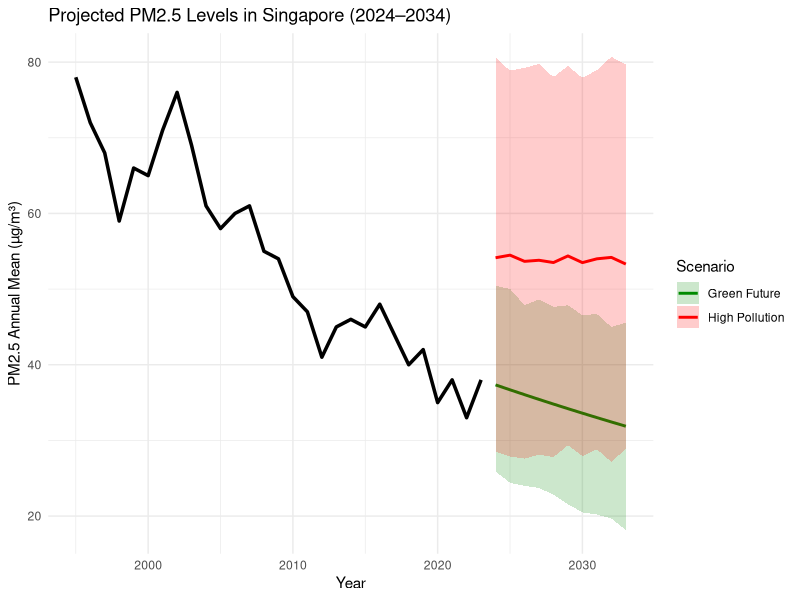
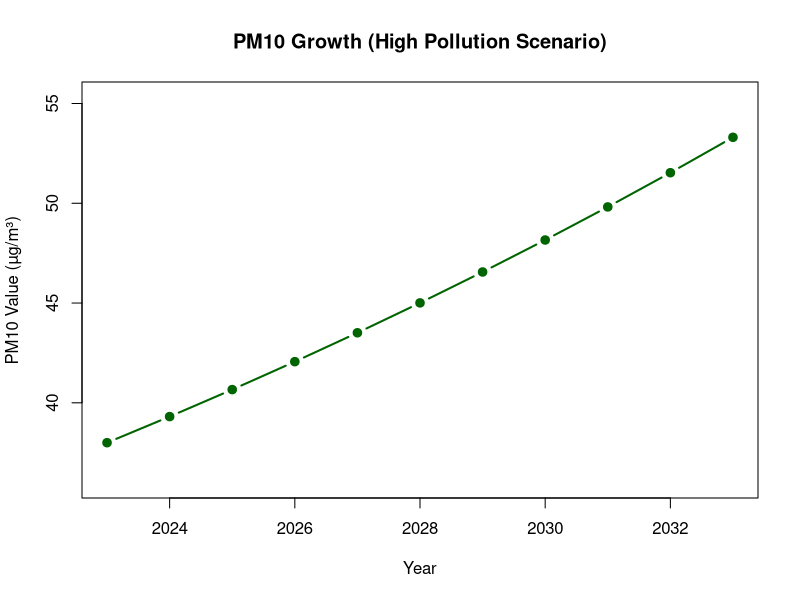
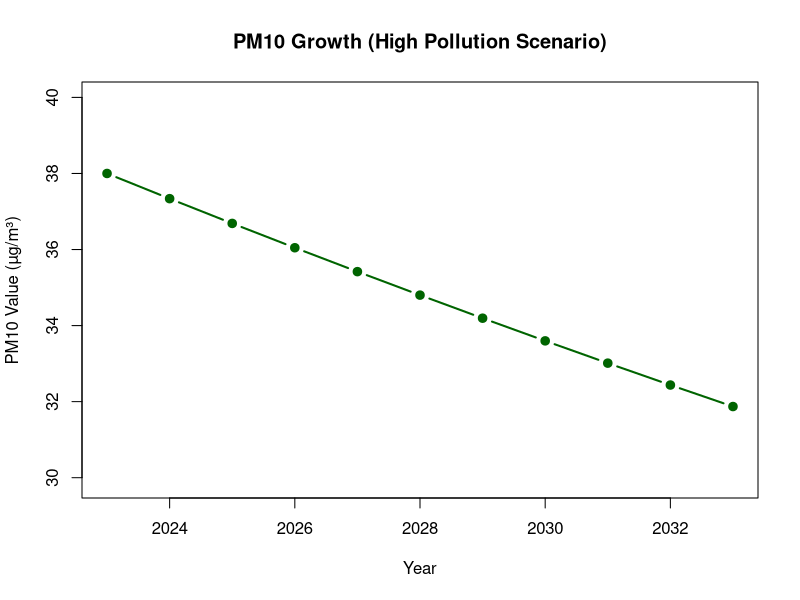
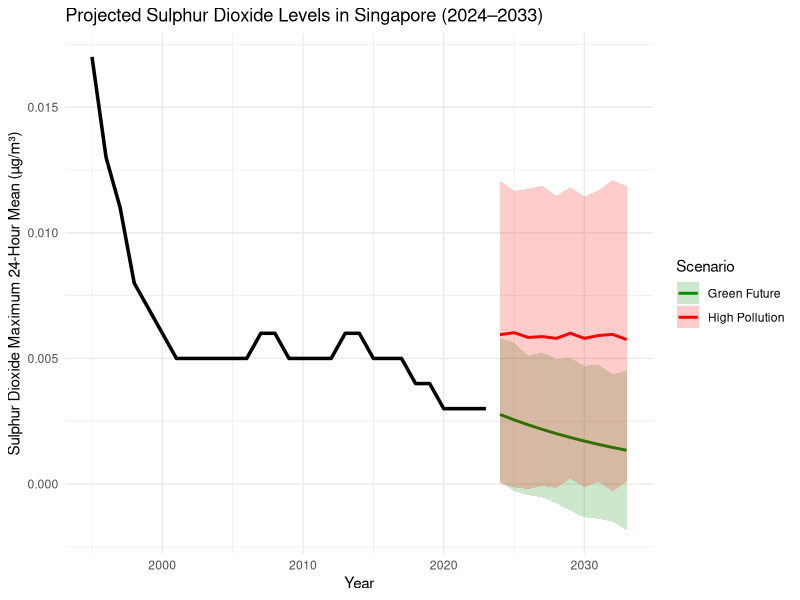
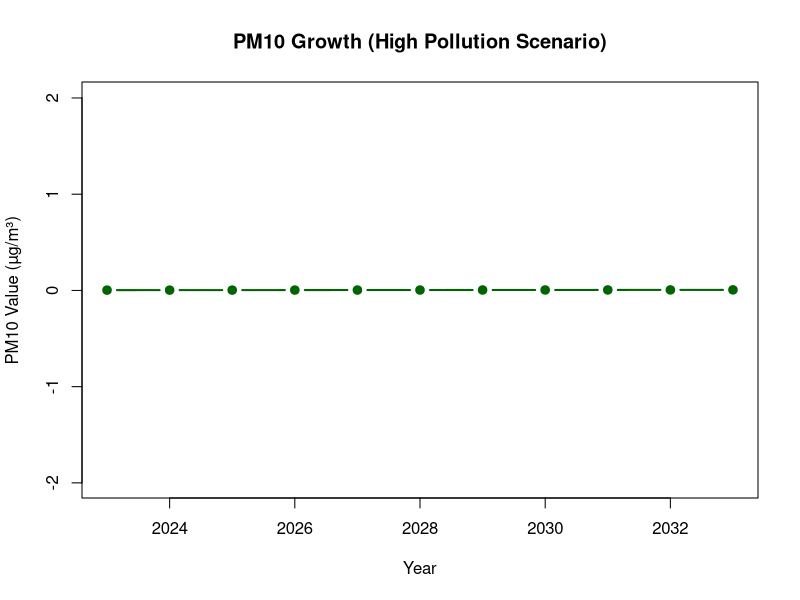
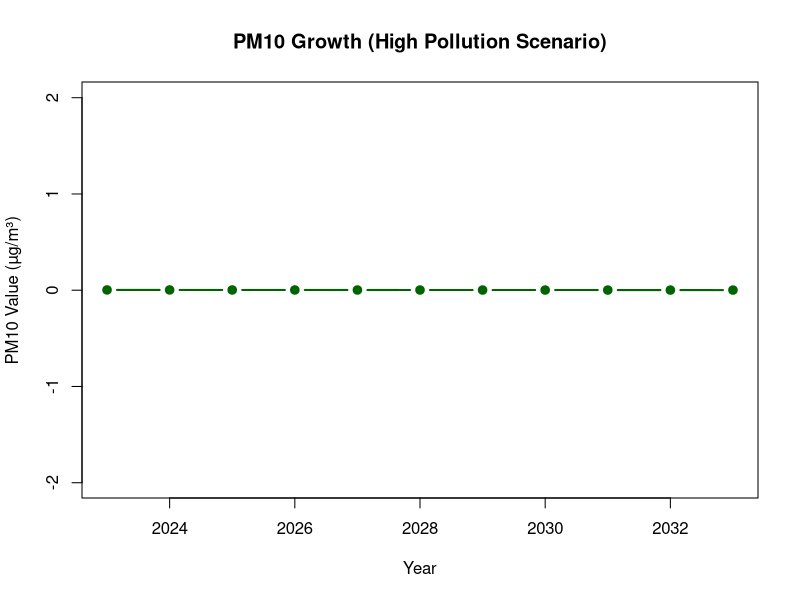
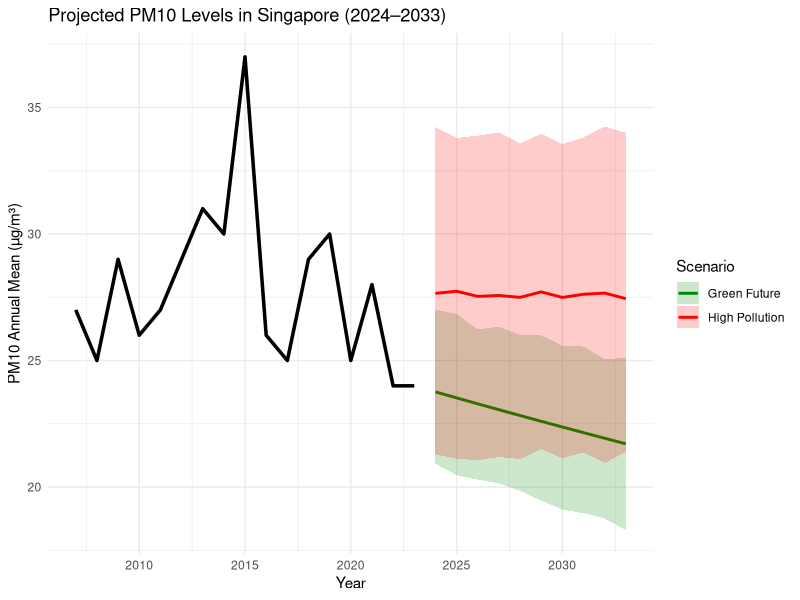
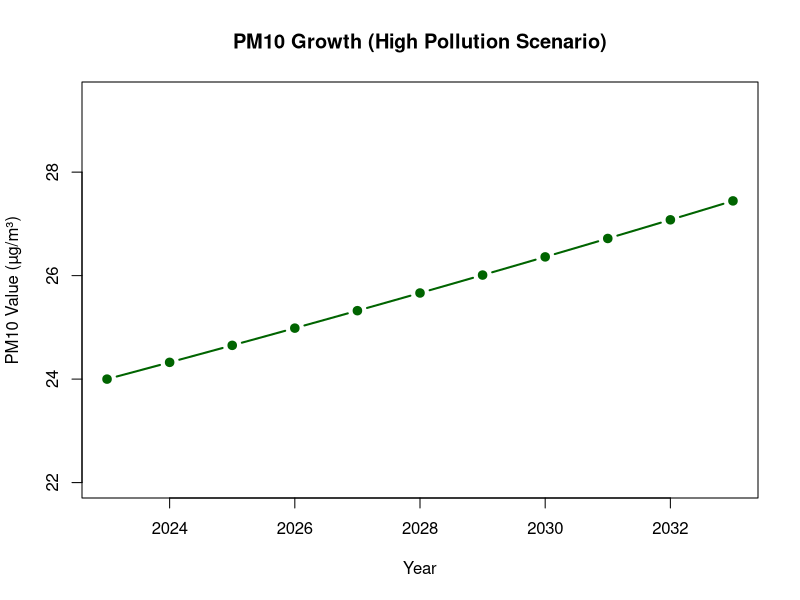

R code for these plots, in order:
#1 Historical PM2.5 data
pm25 <- c(78, 72, 68, 59, 66, 65, 71, 76, 69, 61, 58, 60, 61, 55, 54, 49, 47, 41, 45, 46, 45, 48, 44, 40, 42, 35, 38, 33, 38)
years <- 1995:2023

# Create data frame
historical <- data.frame(Year = years, PM2.5 = pm25)

# Simulation parameters
n_years <- 10
n_sim <- 1000

mean_val <- mean(pm25)
sd_val <- sd(pm25)

# High Pollution Scenario
set.seed(123)
high_pollution_sim <- matrix(rnorm(n_years * n_sim, mean = mean_val, sd = sd_val), ncol = n_years)
high_pollution_mean <- apply(high_pollution_sim, 2, mean)
high_pollution_ci <- apply(high_pollution_sim, 2, quantile, probs = c(0.025, 0.975))

# Green Future Scenario with 2.1% annual reduction
base_pm25 <- tail(pm25, 1)
reduction_rate <- 0.41
x <- (1 - reduction_rate)^(1/30)
reduction_per_year = 1-x
reduction_rate = reduction_per_year
green_future_mean <- base_pm25 * (1 - reduction_rate)^(1:n_years)

# Smaller sd for Green Future
green_sd <- sd_val / 2

# Simulate year-by-year using mapply for varying means
set.seed(456)
green_future_sim <- sapply(green_future_mean, function(mu) rnorm(n_sim, mean = mu, sd = green_sd))
green_future_ci <- apply(green_future_sim, 2, quantile, probs = c(0.025, 0.975))

# Combine into data frame
future_years <- 2024:2033  # Total of 10 years
sim_df <- data.frame(
  Year = rep(future_years, 2),
  Scenario = rep(c("High Pollution", "Green Future"), each = n_years),
  Mean = c(high_pollution_mean, green_future_mean),
  Lower = c(high_pollution_ci[1,], green_future_ci[1,]),
  Upper = c(high_pollution_ci[2,], green_future_ci[2,])
)


# Plot
library(ggplot2)

ggplot() +
  geom_line(data = historical, aes(x = Year, y = PM2.5), color = "black", size = 1.2) +
  geom_line(data = sim_df, aes(x = Year, y = Mean, color = Scenario), size = 1) +
  geom_ribbon(data = sim_df, aes(x = Year, ymin = Lower, ymax = Upper, fill = Scenario), alpha = 0.2) +
  scale_color_manual(values = c("High Pollution" = "red", "Green Future" = "green4")) +
  scale_fill_manual(values = c("High Pollution" = "red", "Green Future" = "green4")) +
  labs(title = "Projected PM2.5 Levels in Singapore (2024–2034)",
       y = "PM2.5 Annual Mean (µg/m³)",
       x = "Year") +
  theme_minimal()

#High pollution
# Given values
P <- 38          # Initial value in 2023
FV <- 53.30504  # Final value in 2033
n <- 10          # Number of years

# Calculate compound annual growth rate
i <- (FV / P)^(1 / n) - 1

# Generate yearly values
years <- 2023:(2023 + n)
values <- P * (1 + i)^(0:n)

# Print results
cat("Compound annual growth rate (i):", round(i * 100, 4), "%\n")
cat("1-year change (2023-2024):", round(values[2] - values[1], 4), "\n")
cat("10-year change:", round(values[11] - values[1], 4), "\n")

# Plot
plot(years, values, type = "b", pch = 19, col = "darkgreen", lwd = 2,
     main = "PM10 Growth (High Pollution Scenario)",
     xlab = "Year", ylab = "PM10 Value (µg/m³)",
     ylim = c(min(values) - 2, max(values) + 2))

#green
# Given values
P <- 38          # Initial value in 2023
FV <- 31.87138  # Final value in 2033
n <- 10          # Number of years

# Calculate compound annual growth rate
i <- (FV / P)^(1 / n) - 1

# Generate yearly values
years <- 2023:(2023 + n)
values <- P * (1 + i)^(0:n)

# Print results
cat("Compound annual growth rate (i):", round(i * 100, 4), "%\n")
cat("1-year change (2023-2024):", round(values[2] - values[1], 4), "\n")
cat("10-year change:", round(values[11] - values[1], 4), "\n")

# Plot
plot(years, values, type = "b", pch = 19, col = "darkgreen", lwd = 2,
     main = "PM10 Growth (High Pollution Scenario)",
     xlab = "Year", ylab = "PM10 Value (µg/m³)",
     ylim = c(min(values) - 2, max(values) + 2))

#---------------------------------------------------------------------------------------
#2 Historical sulphur data
sulphur <- c(0.017, 0.013, 0.011, 0.008, 0.007, 0.006, 0.005, 0.005, 0.005, 0.005, 0.005, 0.005, 0.006, 0.006, 0.005, 0.005, 0.005, 0.005, 0.006, 0.006, 0.005, 0.005, 0.005, 0.004, 0.004, 0.003, 0.003, 0.003, 0.003)

years <- 1995:2023

# Create data frame
historical <- data.frame(Year = years, sulphur = sulphur)
mean_val <- mean(sulphur)
sd_val <- sd(sulphur)

# Simulation parameters
n_years <- 10
n_sim <- 1000

# High Pollution Scenario
set.seed(123)
high_pollution_sim <- matrix(rnorm(n_years * n_sim, mean = mean_val, sd = sd_val), ncol = n_years)
high_pollution_mean <- apply(high_pollution_sim, 2, mean)
high_pollution_ci <- apply(high_pollution_sim, 2, quantile, probs = c(0.025, 0.975))

# Green Future Scenario with 91% cumulative reduction over 10 years
base_val <- tail(sulphur, 1)
reduction_rate <- 0.91
x <- (1 - reduction_rate)^(1/30)
reduction_per_year = 1-x
reduction_rate = reduction_per_year
green_future_mean <- base_val * (1 - reduction_rate)^(1:n_years)

# Smaller sd for Green Future
sd_val <- sd(sulphur)
green_sd <- sd_val / 2

# Simulate year-by-year using mapply for varying means
set.seed(456)
green_future_sim <- sapply(green_future_mean, function(mu) rnorm(n_sim, mean = mu, sd = green_sd))
green_future_ci <- apply(green_future_sim, 2, quantile, probs = c(0.025, 0.975))

# Combine into data frame
future_years <- 2024:2033
sim_df <- data.frame(
  Year = rep(future_years, 2),
  Scenario = rep(c("High Pollution", "Green Future"), each = n_years),
  Mean = c(high_pollution_mean, green_future_mean),
  Lower = c(high_pollution_ci[1,], green_future_ci[1,]),
  Upper = c(high_pollution_ci[2,], green_future_ci[2,])
)

# Plot
library(ggplot2)

ggplot() +
  geom_line(data = historical, aes(x = Year, y = sulphur), color = "black", size = 1.2) +
  geom_line(data = sim_df, aes(x = Year, y = Mean, color = Scenario), size = 1) +
  geom_ribbon(data = sim_df, aes(x = Year, ymin = Lower, ymax = Upper, fill = Scenario), alpha = 0.2) +
  scale_color_manual(values = c("High Pollution" = "red", "Green Future" = "green4")) +
  scale_fill_manual(values = c("High Pollution" = "red", "Green Future" = "green4")) +
  labs(title = "Projected Sulphur Dioxide Levels in Singapore (2024–2033)",
       y = "Sulphur Dioxide Maximum 24-Hour Mean (µg/m³)",
       x = "Year") +
  theme_minimal()

#High pollution
# Given values
P <- 0.003          # Initial value in 2023
FV <-  0.005751697  # Final value in 2033
n <- 10          # Number of years

# Calculate compound annual growth rate
i <- (FV / P)^(1 / n) - 1

# Generate yearly values
years <- 2023:(2023 + n)
values <- P * (1 + i)^(0:n)

# Print results
cat("Compound annual growth rate (i):", round(i * 100, 4), "%\n")
cat("1-year change (2023-2024):", round(values[2] - values[1], 4), "\n")
cat("10-year change:", round(values[11] - values[1], 4), "\n")

# Plot
plot(years, values, type = "b", pch = 19, col = "darkgreen", lwd = 2,
     main = "PM10 Growth (High Pollution Scenario)",
     xlab = "Year", ylab = "PM10 Value (µg/m³)",
     ylim = c(min(values) - 2, max(values) + 2))
#green 
# Given values
P <- 0.003         # Initial value in 2023
FV <- 0.001344421 # Final value in 2033
n <- 10          # Number of years

# Calculate compound annual growth rate
i <- (FV / P)^(1 / n) - 1

# Generate yearly values
years <- 2023:(2023 + n)
values <- P * (1 + i)^(0:n)

# Print results
cat("Compound annual growth rate (i):", round(i * 100, 4), "%\n")
cat("1-year change (2023-2024):", round(values[2] - values[1], 4), "\n")
cat("10-year change:", round(values[11] - values[1], 4), "\n")

# Plot
plot(years, values, type = "b", pch = 19, col = "darkgreen", lwd = 2,
     main = "PM10 Growth (High Pollution Scenario)",
     xlab = "Year", ylab = "PM10 Value (µg/m³)",
     ylim = c(min(values) - 2, max(values) + 2))
#-----------------------------------------------------------------------------------------
#3 Historical PM10 data
my_data <- c(24, 24, 28, 25, 30, 29, 25, 26, 37, 30, 31, 29, 27, 26, 29, 25, 27)

PM10 <- rev(my_data)

years <- 2007:2023

# Create data frame
historical <- data.frame(Year = years, PM10=PM10)

# Simulation parameters
n_years <- 10
n_sim <- 1000

latest_val <- tail(PM10, 1)
mean_val <- latest_val * 1.15  # High pollution: 15% increase
sd_val <- sd(PM10)

# High Pollution Scenario
set.seed(123)
high_pollution_sim <- matrix(rnorm(n_years * n_sim, mean = mean_val, sd = sd_val), ncol = n_years)
high_pollution_mean <- apply(high_pollution_sim, 2, mean)
high_pollution_ci <- apply(high_pollution_sim, 2, quantile, probs = c(0.025, 0.975))

# Green Future Scenario with 26% total reduction over 10 years
reduction_rate <- 0.26
x <- (1 - reduction_rate)^(1/30)
reduction_per_year = 1-x
reduction_rate = reduction_per_year
green_future_mean <- latest_val * (1 - reduction_rate)^(1:n_years)
green_sd <- sd_val / 2

set.seed(456)
green_future_sim <- sapply(green_future_mean, function(mu) rnorm(n_sim, mean = mu, sd = green_sd))
green_future_ci <- apply(green_future_sim, 2, quantile, probs = c(0.025, 0.975))

# Combine into data frame
future_years <- 2024:2033
sim_df <- data.frame(
  Year = rep(future_years, 2),
  Scenario = rep(c("High Pollution", "Green Future"), each = n_years),
  Mean = c(high_pollution_mean, green_future_mean),
  Lower = c(high_pollution_ci[1,], green_future_ci[1,]),
  Upper = c(high_pollution_ci[2,], green_future_ci[2,])
)

# Plot
library(ggplot2)

ggplot() +
  geom_line(data = historical, aes(x = Year, y = PM10), color = "black", size = 1.2) +
  geom_line(data = sim_df, aes(x = Year, y = Mean, color = Scenario), size = 1) +
  geom_ribbon(data = sim_df, aes(x = Year, ymin = Lower, ymax = Upper, fill = Scenario), alpha = 0.2) +
  scale_color_manual(values = c("High Pollution" = "red", "Green Future" = "green4")) +
  scale_fill_manual(values = c("High Pollution" = "red", "Green Future" = "green4")) +
  labs(title = "Projected PM10 Levels in Singapore (2024–2033)",
       y = "PM10 Annual Mean (µg/m³)",
       x = "Year") +
  theme_minimal()
# Given values
P <- 24          # Initial value in 2023
FV <- 27.44449   # Final value in 2033
n <- 10          # Number of years

# Calculate compound annual growth rate
i <- (FV / P)^(1 / n) - 1

# Generate yearly values
years <- 2023:(2023 + n)
values <- P * (1 + i)^(0:n)

# Print results
cat("Compound annual growth rate (i):", round(i * 100, 4), "%\n")
cat("1-year change (2023-2024):", round(values[2] - values[1], 4), "\n")
cat("10-year change:", round(values[11] - values[1], 4), "\n")

# Plot
plot(years, values, type = "b", pch = 19, col = "darkgreen", lwd = 2,
     main = "PM10 Growth (High Pollution Scenario)",
     xlab = "Year", ylab = "PM10 Value (µg/m³)",
     ylim = c(min(values) - 2, max(values) + 2))
#green
P <- 24          # Initial value in 2023
FV <- 21.70810   # Final value in 2033
n <- 10          # Number of years

# Calculate compound annual growth rate
i <- (FV / P)^(1 / n) - 1

# Generate yearly values
years <- 2023:(2023 + n)
values <- P * (1 + i)^(0:n)

# Print results
cat("Compound annual growth rate (i):", round(i * 100, 4), "%\n")
cat("1-year change (2023-2024):", round(values[2] - values[1], 4), "\n")
cat("10-year change:", round(values[11] - values[1], 4), "\n")

# Plot
plot(years, values, type = "b", pch = 19, col = "darkgreen", lwd = 2,
     main = "PM10 Growth (High Pollution Scenario)",
     xlab = "Year", ylab = "PM10 Value (µg/m³)",
     ylim = c(min(values) - 2, max(values) + 2))
#-------------------------------------------------------------------------------------
#4 Historical carbon data
carbon <- c(1.300, 1.200, 1.200, 1.100, 1.100, 1.000, 0.900, 0.700, 0.600, 0.600, 0.600, 0.600, 0.700, 0.600, 0.600, 0.500, 0.600, 0.500, 0.500, 0.500, 0.500, 0.500, 0.500, 0.500, 0.500, 0.500, 0.500, 0.400, 0.500)

years <- 1995:2023

# Create data frame
historical <- data.frame(Year = years, carbon = carbon)

# Simulation parameters
n_years <- 10  # Extending the years to 10
n_sim <- 1000
mean=mean(carbon)
sd=sd(carbon)
# High Pollution Scenario (no change)
set.seed(123)
high_pollution_sim <- matrix(rnorm(n_years * n_sim, mean = mean, sd = sd), ncol = n_years)
high_pollution_mean <- apply(high_pollution_sim, 2, mean)
high_pollution_ci <- apply(high_pollution_sim, 2, quantile, probs = c(0.025, 0.975))

# Green Future Scenario with 73% reduction
base_carbon <- tail(carbon, 1)  # Start with the last observed value


# Apply 73% reduction: keeping 27% of the previous year's value
reduction_rate <- 0.73
x <- (1 - reduction_rate)^(1/30)
reduction_per_year = 1-x
reduction_rate = reduction_per_year
green_future_mean <- base_carbon * (1 - reduction_rate)^(1:n_years)

# Simulate year-by-year for Green Future scenario
set.seed(456)
green_future_sim <- sapply(green_future_mean, function(mu) rnorm(n_sim, mean = mu, sd = 1.5))
green_future_ci <- apply(green_future_sim, 2, quantile, probs = c(0.025, 0.975))

# Combine into data frame for future years
future_years <- 2024:2033  # 10 years in total
sim_df <- data.frame(
  Year = rep(future_years, 2),
  Scenario = rep(c("High Pollution", "Green Future"), each = n_years),
  Mean = c(high_pollution_mean, green_future_mean),
  Lower = c(high_pollution_ci[1,], green_future_ci[1,]),
  Upper = c(high_pollution_ci[2,], green_future_ci[2,])
)

# Plot
library(ggplot2)

ggplot() +
  geom_line(data = historical, aes(x = Year, y = carbon), color = "black", size = 1.2) +
  geom_line(data = sim_df, aes(x = Year, y = Mean, color = Scenario), size = 1) +
  geom_ribbon(data = sim_df, aes(x = Year, ymin = Lower, ymax = Upper, fill = Scenario), alpha = 0.2) +
  scale_color_manual(values = c("High Pollution" = "red", "Green Future" = "green4")) +
  scale_fill_manual(values = c("High Pollution" = "red", "Green Future" = "green4")) +
  labs(title = "Projected Carbon Monoxide Levels in Singapore (2024–2033)",
       y = "Carbon Monoxide (Maximum 8-Hour Mean) Annual Mean (µg/m³)",
       x = "Year") +
  theme_minimal()

#High pollution
# Given values
P <- 0.500  # Initial value in 2023
FV <- 0.6701612   # Final value in 2033
n <- 10  # Number of years

# Calculate compound annual growth rate
i <- (FV / P)^(1 / n) - 1

# Generate yearly values
years <- 2023:(2023 + n)
values <- P * (1 + i)^(0:n)

# Print results
cat("Compound annual growth rate (i):", round(i * 100, 4), "%\n")
cat("1-year change (2023-2024):", round(values[2] - values[1], 4), "\n")
cat("10-year change:", round(values[11] - values[1], 4), "\n")

# Plot
plot(years, values, type = "b", pch = 19, col = "darkgreen", lwd = 2,
     main = "Carbon Monoxide Growth (High pollution)",
     xlab = "Year", ylab = "Value",
     ylim = c(min(values) - 5, max(values) + 5))
#green
# Given values
P <- 0.500  # Initial value in 2023
FV <- 0.3231652  # Final value in 2033
n <- 10  # Number of years

# Calculate compound annual growth rate
i <- (FV / P)^(1 / n) - 1

# Generate yearly values
years <- 2023:(2023 + n)
values <- P * (1 + i)^(0:n)

# Print results
cat("Compound annual growth rate (i):", round(i * 100, 4), "%\n")
cat("1-year change (2023-2024):", round(values[2] - values[1], 4), "\n")
cat("10-year change:", round(values[11] - values[1], 4), "\n")

# Plot
plot(years, values, type = "b", pch = 19, col = "darkgreen", lwd = 2,
     main = "Carbon Monoxide Growth (Green)",
     xlab = "Year", ylab = "Value",
     ylim = c(min(values) - 5, max(values) + 5))
#------------------------------------------------------------------------------------
#5 Historical ozone data
ozone_data <- c(0.013, 0.015, 0.016, 0.017, 0.016, 0.017, 0.015, 0.014, 0.014, 0.014, 0.017, 0.018, 0.018, 0.019, 0.021, 0.019, 0.019, 0.021, 0.022, 0.023, 0.022, 0.024, 0.025, 0.023, 0.025, 0.025, 0.028, 0.029, 0.031)

years <- 1995:2023

# Create data frame
historical <- data.frame(Year = years, Ozone = ozone_data)

# Basic statistics
mean_ozone <- mean(ozone_data)
sd_ozone <- sd(ozone_data)

# Simulation parameters
n_years <- 10
n_sim <- 1000

# High Pollution Scenario (increase mean by 20%, larger spread)
high_pollution_mean_value <- mean_ozone
high_pollution_sd <- sd_ozone

set.seed(123)
high_pollution_sim <- matrix(rnorm(n_years * n_sim, mean = high_pollution_mean_value, sd = high_pollution_sd), ncol = n_years)
high_pollution_mean <- apply(high_pollution_sim, 2, mean)
high_pollution_ci <- apply(high_pollution_sim, 2, quantile, probs = c(0.025, 0.975))

# Green Future Scenario (25% reduction over 10 years using compound decline)
base_ozone <- tail(ozone_data, 1)  # Last known ozone value

reduction_rate <- 0.25
x <- (1 - reduction_rate)^(1/30)
reduction_per_year = 1-x
reduction_rate = reduction_per_year
green_future_mean <- base_ozone * (1 - reduction_rate)^(1:n_years)

# Simulate values around green scenario mean
set.seed(456)
green_future_sim <- sapply(green_future_mean, function(mu) rnorm(n_sim, mean = mu, sd = sd_ozone))
green_future_ci <- apply(green_future_sim, 2, quantile, probs = c(0.025, 0.975))

# Combine into one data frame
future_years <- 2024:2033
sim_df <- data.frame(
  Year = rep(future_years, 2),
  Scenario = rep(c("High Pollution", "Green Future"), each = n_years),
  Mean = c(high_pollution_mean, green_future_mean),
  Lower = c(high_pollution_ci[1,], green_future_ci[1,]),
  Upper = c(high_pollution_ci[2,], green_future_ci[2,])
)

# Plotting
library(ggplot2)

ggplot() +
  geom_line(data = historical, aes(x = Year, y = Ozone), color = "black", size = 1.2) +
  geom_line(data = sim_df, aes(x = Year, y = Mean, color = Scenario), size = 1) +
  geom_ribbon(data = sim_df, aes(x = Year, ymin = Lower, ymax = Upper, fill = Scenario), alpha = 0.2) +
  scale_color_manual(values = c("High Pollution" = "red", "Green Future" = "green4")) +
  scale_fill_manual(values = c("High Pollution" = "red", "Green Future" = "green4")) +
  labs(title = "Projected Ozone Levels in Singapore (2024–2033)",
       y = "Ozone (Maximum 8-Hour Mean) Annual Mean (µg/m³)",
       x = "Year") +
  theme_minimal()


#High pollution
# Given values
P <- 0.031  # Initial value in 2023
FV <- 144.7591 # Final value in 2033
n <- 10  # Number of years

# Calculate compound annual growth rate
i <- (FV / P)^(1 / n) - 1

# Generate yearly values
years <- 2023:(2023 + n)
values <- P * (1 + i)^(0:n)

# Print results
cat("Compound annual growth rate (i):", round(i * 100, 4), "%\n")
cat("1-year change (2023-2024):", round(values[2] - values[1], 4), "\n")
cat("10-year change:", round(values[11] - values[1], 4), "\n")

# Plot
plot(years, values, type = "b", pch = 19, col = "darkgreen", lwd = 2,
     main = "Ozone Growth (High pollution)",
     xlab = "Year", ylab = "Value",
     ylim = c(min(values) - 5, max(values) + 5))
#green
# Given values
P <- 0.031  # Initial value in 2023
FV <- 0.02816537 # Final value in 2033
n <- 10  # Number of years

# Calculate compound annual growth rate
i <- (FV / P)^(1 / n) - 1

# Generate yearly values
years <- 2023:(2023 + n)
values <- P * (1 + i)^(0:n)

# Print results
cat("Compound annual growth rate (i):", round(i * 100, 4), "%\n")
cat("1-year change (2023-2024):", round(values[2] - values[1], 4), "\n")
cat("10-year change:", round(values[11] - values[1], 4), "\n")

# Plot
plot(years, values, type = "b", pch = 19, col = "darkgreen", lwd = 2,
     main = "Ozone Growth (Green)",
     xlab = "Year", ylab = "Value",
     ylim = c(min(values) - 5, max(values) + 5))
#---------------------------------------------------------------------------------------------
#6 Historical nitrogen data (reversed to be in chronological order)
nitrogen_data <- c(0.032, 0.033, 0.032, 0.030, 0.032, 0.035, 0.037, 0.036, 0.038, 0.037, 0.034, 0.036, 0.038, 0.038, 0.035, 0.034, 0.033, 0.030, 0.033, 0.033, 0.032, 0.031, 0.030, 0.028, 0.028, 0.024, 0.024, 0.021, 0.020)
years <- 1995:2023

# Create data frame with reversed data
historical <- data.frame(Year = years, Nitrogen = nitrogen_data)
mean_no <- mean(nitrogen_data)
sd_no <- sd(nitrogen_data)

# Simulation parameters
n_years <- 10  # Extending the years to 10
n_sim <- 1000

# High Pollution Scenario (realistic high pollution mean)
# For high pollution, use a higher mean and simulate around it
high_pollution_mean_value <- 30  # Adjusted to a more realistic higher value for high pollution
high_pollution_sd <- 3  # SD of 3 for high pollution scenario
set.seed(123)
high_pollution_sim <- matrix(rnorm(n_years * n_sim, mean = mean_no, sd = sd_no), ncol = n_years)
high_pollution_mean <- apply(high_pollution_sim, 2, mean)
high_pollution_ci <- apply(high_pollution_sim, 2, quantile, probs = c(0.025, 0.975))

# Green Future Scenario with 61% reduction
base_nitrogen <- tail(nitrogen_data, 1)  # Start with the last observed value (22)
reduction_rate <- 0.61  # 61% annual reduction
x <- (1 - reduction_rate)^(1/30)
reduction_per_year = 1-x
reduction_rate = reduction_per_year
green_future_mean <- base_nitrogen * (1 - reduction_rate)^(1:n_years)

# Simulate year-by-year for Green Future scenario
set.seed(456)
green_future_sim <- sapply(green_future_mean, function(mu) rnorm(n_sim, mean = mu, sd = 1.5))
green_future_ci <- apply(green_future_sim, 2, quantile, probs = c(0.025, 0.975))

# Combine into data frame for future years
future_years <- 2024:2033  # 10 years in total
sim_df <- data.frame(
  Year = rep(future_years, 2),
  Scenario = rep(c("High Pollution", "Green Future"), each = n_years),
  Mean = c(high_pollution_mean, green_future_mean),
  Lower = c(high_pollution_ci[1,], green_future_ci[1,]),
  Upper = c(high_pollution_ci[2,], green_future_ci[2,])
)

# Plot
library(ggplot2)

ggplot() +
  geom_line(data = historical, aes(x = Year, y = Nitrogen), color = "black", size = 1.2) +
  geom_line(data = sim_df, aes(x = Year, y = Mean, color = Scenario), size = 1) +
  geom_ribbon(data = sim_df, aes(x = Year, ymin = Lower, ymax = Upper, fill = Scenario), alpha = 0.2) +
  scale_color_manual(values = c("High Pollution" = "red", "Green Future" = "green4")) +
  scale_fill_manual(values = c("High Pollution" = "red", "Green Future" = "green4")) +
  labs(title = "Projected Nitrogen Levels in Singapore (2024–2033)",
       y = "Nitrogen (Annual Mean) µg/m³",
       x = "Year") +
  theme_minimal()
# High pollution
P <- 0.020
FV <- 0.03163025  
n <- 10

# Solve for i (compound annual growth rate)
i <- (FV / P)^(1 / n) - 1

# Compute future values for each year
years <- 2023:(2023 + n)
pollution <- P * (1 + i)^(0:n)

# Print results
cat("Compound annual growth rate (i):", round(i * 100, 4), "%\n")
cat("1-year growth (2023 to 2024):", round(pollution[2] - pollution[1], 4), "\n")
cat("10-year change:", round(pollution[11] - pollution[1], 4), "\n")

# Plot
plot(years, pollution, type = "b", pch = 19, col = "red", lwd = 2,
     main = "Projected Nirogen Monoxide Growth (High pollution)",
     xlab = "Year", ylab = "Pollution Level",
     ylim = c(min(pollution) - 1, max(pollution) + 1))
#green
# Given values
P <- 0.020  # Initial value in 2023
FV <- 0.01461229   # Final value in 2033
n <- 10  # Number of years

# Calculate compound annual rate
i <- (FV / P)^(1 / n) - 1

# Generate yearly values
years <- 2023:(2023 + n)
pollution <- P * (1 + i)^(0:n)

# Print results
cat("Compound annual rate of change (i):", round(i * 100, 4), "%\n")
cat("1-year change:", round(pollution[2] - pollution[1], 4), "\n")
cat("10-year change:", round(pollution[11] - pollution[1], 4), "\n")

# Plot
plot(years, pollution, type = "b", pch = 19, col = "forestgreen", lwd = 2,
     main = "Projected Pollution Decline (Compound Rate)",
     xlab = "Year", ylab = "Pollution Level",
     ylim = c(min(pollution) - 0.5, max(pollution) + 0.5))

#_____________________________________________________________________________

#O3
year <- 1995:2023
o3 <- c(0.013, 0.015, 0.016, 0.017, 0.016, 0.017, 0.015, 0.014, 0.014, 0.014,
        0.017, 0.018, 0.018, 0.019, 0.021, 0.019, 0.019, 0.021, 0.022, 0.023,
        0.022, 0.024, 0.025, 0.023, 0.025, 0.025, 0.028, 0.029, 0.031)

# Fit linear model
model <- lm(o3 ~ year)

# Summary
summary(model)

# Predict future (2024–2030)
future_years <- data.frame(year = 2024:2033)
predict(model, newdata = future_years)
